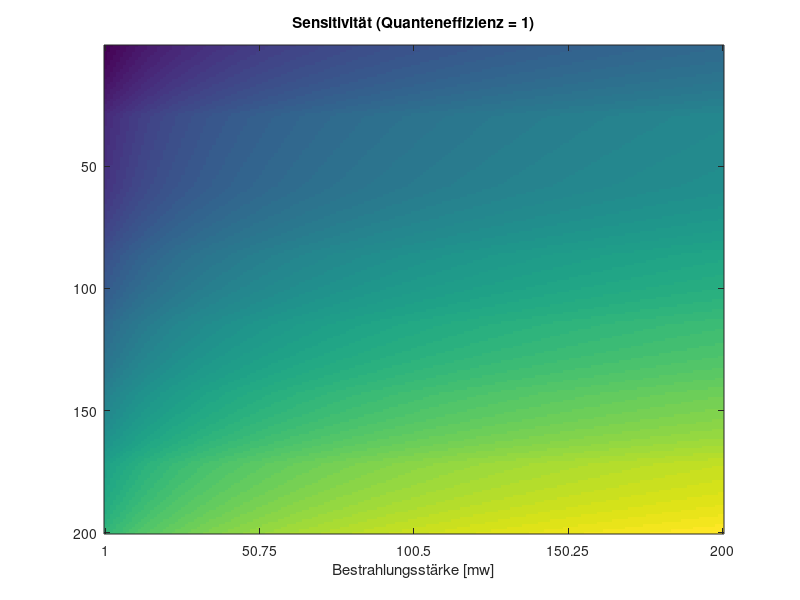

MATLAB code to generate this figure: (Note: this script raises an error after producing the figure.)
clc; clearvars;

A_scan_rates = [5 10 25 50 100 200 248 600]; % A-scan Rates [kHz]
A_scan_rates = fliplr(A_scan_rates);
A_scan_rates_o = A_scan_rates; % save original values for axis
k = 200;
A_scan_rates = interp1(linspace(1,length(A_scan_rates),length(A_scan_rates)),A_scan_rates,linspace(1,length(A_scan_rates),k));

tau_i = (1./(A_scan_rates*10^3))'; % Exposure_times [us -> s]

P_Probe = linspace(5,60,5)*10^-3; % Power on sample [mW -> W]
P_Probe_o = P_Probe;
l = 200;
P_Probe = interp1(linspace(1,length(P_Probe),length(P_Probe)),P_Probe,linspace(1,length(P_Probe),l));

% tau_i = fliplr(tau_i);
eta = 1; % Quantum effiency

h = 6.62606957*10^-34;
c = 299792458;
lambda_0 = 750*10^-9;
E_v = (h*c)/lambda_0;

sens_map = 10.*log10((eta.*P_Probe.*tau_i)./(4.*E_v));

figure(1); clf(1);
imagesc(sens_map)
title(['Sensitivität (Quanteneffizienz = ',num2str(eta),')'])
xlabel('Bestrahlungsstärke [mw]')
xticks(linspace(1,length(P_Probe),length(P_Probe_o)))
xticklabels(string(round(P_Probe_o*10^3)));
ylabel('A-scan Rate [kHz]')
yticks(linspace(1,length(tau_i),length(A_scan_rates_o)));
yticklabels(string(round(A_scan_rates_o)));
h = colorbar;
ylabel(h, 'Sensitivität [dB]')